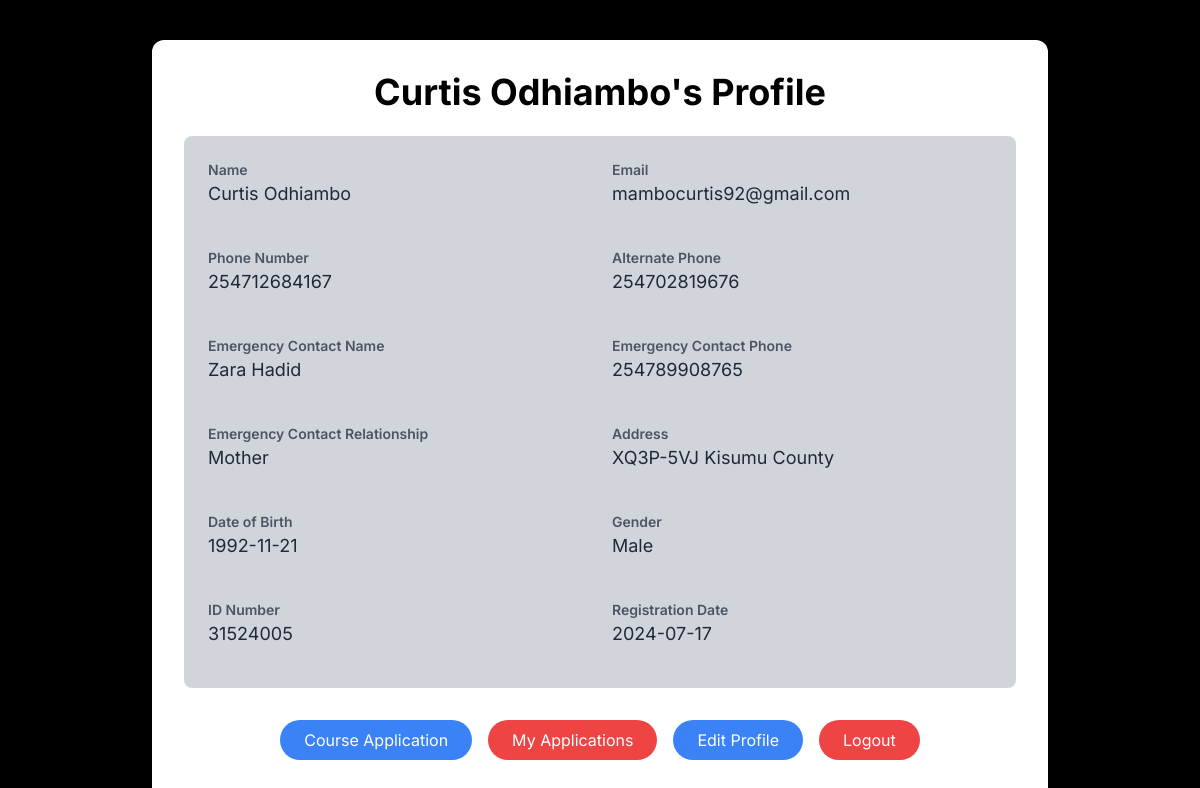
Screenshot of /profile.php (signed in) with the database file from the repository.
### tables this page shows
CREATE TABLE `student_accounts` (
  `account_id` int(11) NOT NULL,
  `email` varchar(255) DEFAULT NULL,
  `register_date` date DEFAULT NULL,
  `phone_number` varchar(255) DEFAULT NULL,
  `alt_phone` varchar(15) DEFAULT NULL,
  `emergency_name` varchar(255) DEFAULT NULL,
  `emergency_phone` varchar(15) DEFAULT NULL,
  `emergency_relationship` varchar(50) DEFAULT NULL,
  `password` varchar(255) NOT NULL,
  `address` varchar(40) DEFAULT NULL,
  `name` varchar(255) DEFAULT NULL,
  `dob` date DEFAULT NULL,
  `gender` varchar(10) DEFAULT NULL,
  `id_number` varchar(50) DEFAULT NULL
);

### profile.php (the view, shortened to what this page needs)
<?php
require_once './config.php';
try {
    $account_id = $_SESSION["account_id"];
    $stmt = $conn->prepare("SELECT * FROM student_accounts WHERE account_id = ?");
    $stmt->bind_param("i", $account_id);
    $stmt->execute();
    $result = $stmt->get_result();
    $student = $result->fetch_assoc();
} catch (Exception $e) {
    echo "Error: " . $e->getMessage();
    exit();
}
?>
<!DOCTYPE html>
<html lang="en">
<head>
    <link href="https://cdn.jsdelivr.net/npm/tailwindcss@2.2.19/dist/tailwind.min.css" rel="stylesheet">
</head>
<body class="bg-black">
    <div class="container mx-auto mt-10 px-4 mb-10">
        <div class="bg-white p-8 rounded-xl shadow-lg max-w-4xl mx-auto">
            <h1 class="text-4xl font-bold text-black mb-6 text-center"><?php echo htmlspecialchars($student['name']); ?>'s Profile</h1>
            <div class="bg-gray-300 p-6 rounded-lg mb-8">
                <div class="grid grid-cols-1 md:grid-cols-2 gap-6">
                    <?php
                    $fields = [
                        'Name' => 'name',
                        'Email' => 'email',
                        'Phone Number' => 'phone_number',
                        'Alternate Phone' => 'alt_phone',
                        'Emergency Contact Name' => 'emergency_name',
                        'Emergency Contact Phone' => 'emergency_phone',
                        'Emergency Contact Relationship' => 'emergency_relationship',
                        'Address' => 'address',
                        'Date of Birth' => 'dob',
                        'Gender' => 'gender',
                        'ID Number' => 'id_number',
                        'Registration Date' => 'register_date'
                    ];
                    foreach ($fields as $label => $field) {
                        echo '<div class="mb-4">';
                        echo '<h3 class="text-sm font-semibold text-gray-600">' . $label . '</h3>';
                        echo '<p class="text-lg text-gray-800">' . htmlspecialchars($student[$field]) . '</p>';
                        echo '</div>';
                    }
                    ?>
                </div>
            </div>
            <div class="flex justify-center space-x-4 mb-8">
                <a href="application.php" class="bg-blue-500 hover:bg-blue-600 text-white py-2 px-6 rounded-full transition duration-300 ease-in-out transform hover:scale-105">Course Application</a>
                <a href="my_applications.php" class="bg-red-500 hover:bg-red-600 text-white py-2 px-6 rounded-full transition duration-300 ease-in-out transform hover:scale-105">My Applications</a>
                <a href="?edit=true" class="bg-blue-500 hover:bg-blue-600 text-white py-2 px-6 rounded-full transition duration-300 ease-in-out transform hover:scale-105">Edit Profile</a>
                <a href="logout.php" class="bg-red-500 hover:bg-red-600 text-white py-2 px-6 rounded-full transition duration-300 ease-in-out transform hover:scale-105">Logout</a>
            </div>
        </div>
    </div>
</body>
</html>

### profile.php (style rules this page uses)
body { font-family: 'Inter', sans-serif; }

### rows the page displays
student_accounts: name "Curtis Odhiambo", email "mambocurtis92@gmail.com", phone_number "254712684167", alt_phone "254702819676", emergency_name "Zara Hadid", emergency_phone "254789908765", emergency_relationship "Mother", address "XQ3P-5VJ Kisumu County", dob "1992-11-21", gender "Male", id_number "31524005", register_date "2024-07-17"

### other values shown
$label "Name"
$label "Email"
$label "Phone Number"
$label "Alternate Phone"
$label "Emergency Contact Name"
$label "Emergency Contact Phone"
$label "Emergency Contact Relationship"
$label "Address"
$label "Date of Birth"
$label "Gender"
$label "ID Number"
$label "Registration Date"
